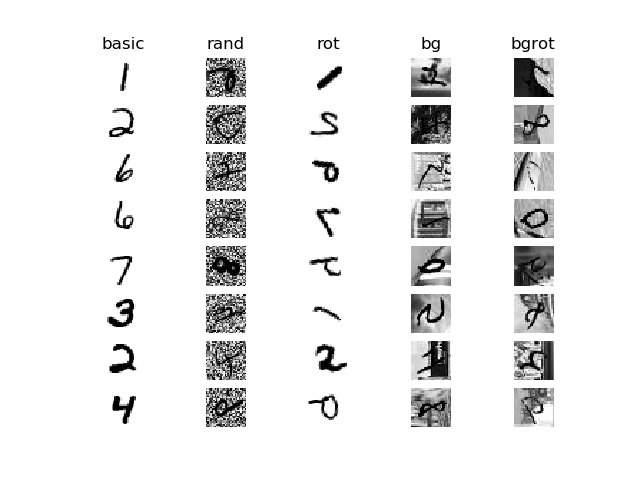

Source code (Python):
import numpy as np
import matplotlib.pyplot as plt

classes = ['basic','rand','rot','bg','bgrot']

examples_per_class = 8
for cls, cls_name in enumerate(classes):
    f = open('mnist_'+cls_name+'.image.npy','rb')
    X = np.load(f)
    X = np.reshape(X,[X.shape[0],28,28])*255
    idxs = np.random.choice(range(X.shape[0]), examples_per_class, replace=False)
    for i, idx in enumerate(idxs):
        plt.subplot(examples_per_class, len(classes), i*len(classes) + cls + 1)
        plt.imshow(X[idx].astype('uint8'), cmap=plt.cm.gray_r)
        plt.axis('off')
        if i == 0:
            plt.title(cls_name)
plt.show()
